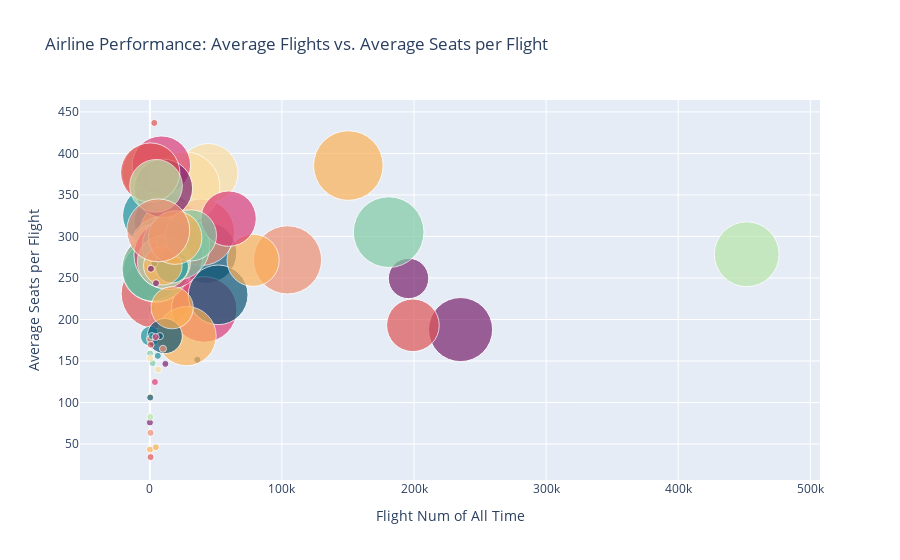

This figure's notebook cell:
### Markdown cell above
## Airline Performance

### Code cell
airline_performance = df.groupby('airline').agg({'all_flights': 'sum', 'avg_seat_per_flight': 'mean', 'airline_score':'mean'}).reset_index()

fig = px.scatter(
    airline_performance,
    x='all_flights',
    y='avg_seat_per_flight',
    size='airline_score',
    color='airline',
    title='Airline Performance: Average Flights vs. Average Seats per Flight',
    size_max=50,
    color_discrete_sequence=color_palette
)

fig.update_layout(
    xaxis_title='Flight Num of All Time',
    yaxis_title='Average Seats per Flight',
    showlegend=False
)

fig.show()
